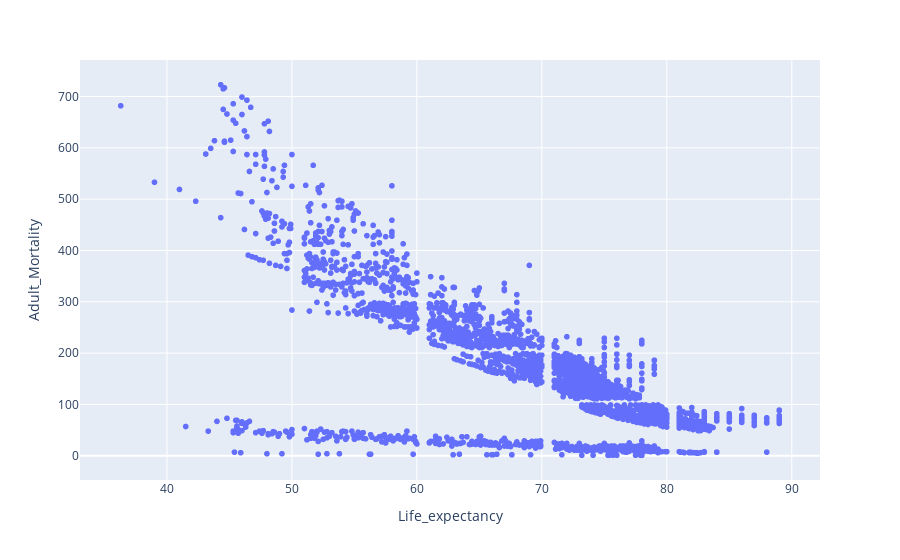

Source (notebook cell):
### Code cell
# Adult_Mortality   
px.scatter(df,x='Life_expectancy',y='Adult_Mortality')

### Figure 1 — Plotly figure (JSON) as saved in the notebook; plotly's stock layout.template omitted (floating-point values rounded to 4 significant figures; data arrays with more than 128 entries replaced by an {"elided": "..."} marker saying what was removed)
{"data": [{"hovertemplate": "Life_expectancy=%{x}<br>Adult_Mortality=%{y}<extra></extra>", "legendgroup": "", "marker": {"color": "#636efa", "symbol": "circle"}, "mode": "markers", "name": "", "showlegend": false, "type": "scattergl", "x": {"elided": "2938 float values"}, "xaxis": "x", "y": {"elided": "2938 float values"}, "yaxis": "y"}], "layout": {"legend": {"tracegroupgap": 0}, "margin": {"t": 60}, "xaxis": {"anchor": "y", "domain": [0, 1], "title": {"text": "Life_expectancy"}}, "yaxis": {"anchor": "x", "domain": [0, 1], "title": {"text": "Adult_Mortality"}}}}
